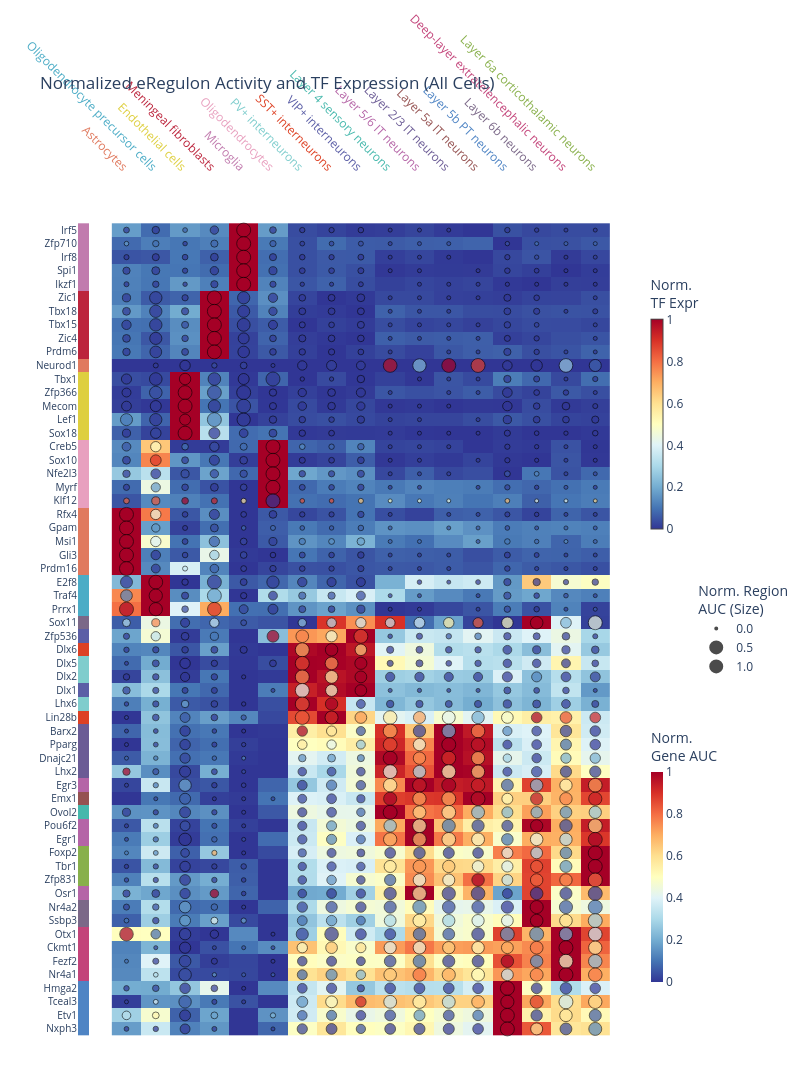
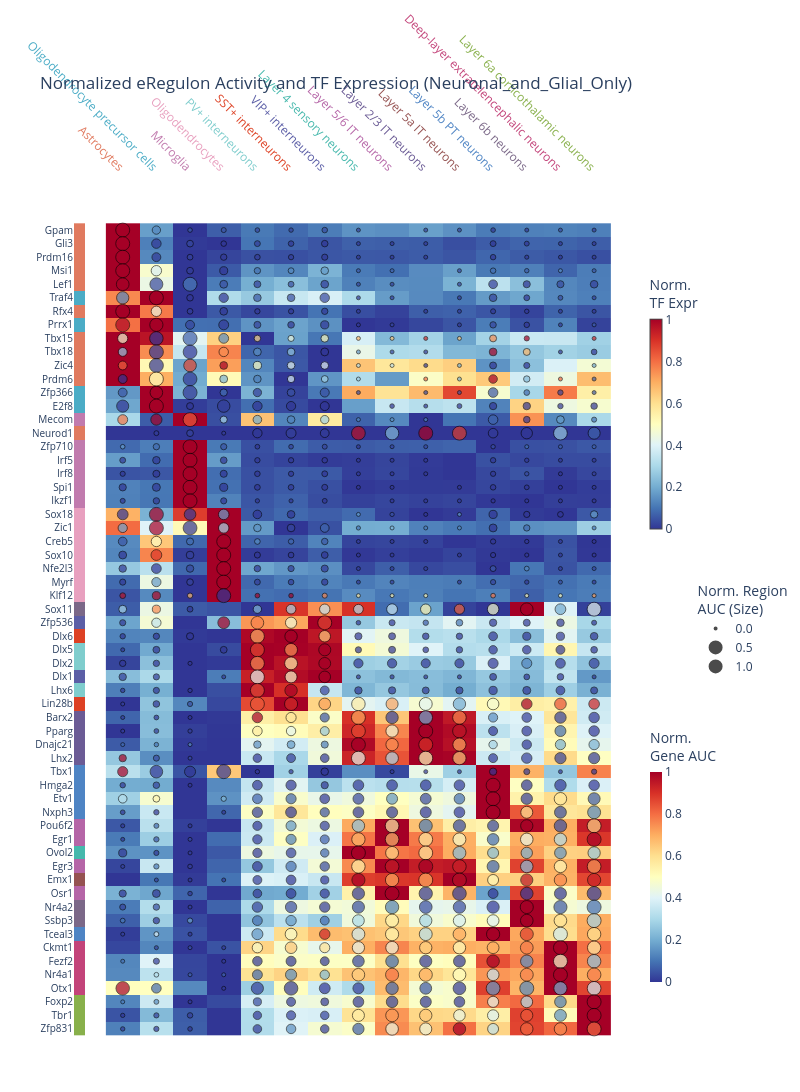

The code cell stored with these charts, in order, in its notebook:
### Code cell
###### PLOTLY v2

import plotly.graph_objects as go
import plotly.subplots as sp
import pandas as pd
import numpy as np
import pickle
from scipy.cluster.hierarchy import linkage, leaves_list

# ── 1. Color Map ──────────────────────────────────────────────────────────
atac_new_order = [
    'Layer 2/3 IT neurons', 'Layer 4 sensory neurons', 'Layer 5a IT neurons', 
    'Layer 5b PT neurons', 'Layer 5/6 IT neurons', 'Layer 6a corticothalamic neurons', 
    'Layer 6b neurons', 'Deep-layer extratelencephalic neurons', 'Corticospinal neurons Type I',
    'Corticospinal neurons Type II', 'PV+ interneurons', 'SST+ interneurons', 
    'VIP+ interneurons', 'Astrocytes', 'Oligodendrocyte precursor cells', 
    'Oligodendrocytes', 'Perineuronal oligodendrocytes', 'Myelinating oligodendrocytes', 
    'Microglia', 'Endothelial cells', 'Leptomeningeal cells', 'Meningeal fibroblasts'
]
hex_colors = [
    '#6B5B95', '#45B8AC', '#955251', '#4E84C4', '#B565A7', '#88B04B', '#7B6888', '#C3447A',
    '#009B77', '#EFC050', '#7FCDCD', '#DD4124', '#5B5EA6', '#E07A5F', '#4BACC6', '#E8A0BF',
    '#ea8a33', '#9B2335', '#C17BAE', '#DECF3F', '#789262', '#BC243C'
]
ataccolors = dict(zip(atac_new_order, hex_colors))

# ── 2. Data Loading ────────────────────────────────────────────────────────
# with open("/Users/cnbr/Downloads/Seurat_scATAC-seq/scenicplus_output/scenicplus/scplus_obj_geno_with_auc_june_final_REPAIRED.pkl", "rb") as f:
#     scplus_obj = pickle.load(f)
# with open("/Users/cnbr/Downloads/Seurat_scATAC-seq/scenicplus_output/scenicplus/checkpoint_with_auc_june_final_REPAIRED.pkl", "rb") as f:
#     ckpt = pickle.load(f)
    
tf_assign = ckpt["tf_assignment"]
auc_gene = scplus_obj.uns["eRegulon_AUC_multi_spec"]["Gene_based"].copy()
auc_reg  = scplus_obj.uns["eRegulon_AUC_multi_spec"]["Region_based"].copy()
expr_raw = scplus_obj.to_df("EXP").copy()
expr_raw.columns = expr_raw.columns.astype(str).str.capitalize()
meta = scplus_obj.metadata_cell[["cell_type"]].copy()

def safe_mean_groupby(raw_matrix, metadata):
    common = list(set(raw_matrix.index) & set(metadata.index))
    if not common: return pd.DataFrame()
    sub_mat = raw_matrix.loc[common].copy()
    sub_mat["_ct_"] = metadata.loc[common, "cell_type"]
    return sub_mat.groupby("_ct_").mean().T

gene_mean = safe_mean_groupby(auc_gene, meta)
reg_mean  = safe_mean_groupby(auc_reg, meta)
expr_mean = safe_mean_groupby(expr_raw, meta)

# ── 3. Plotting Function ───────────────────────────────────────────────────
def generate_plot(exclude_celltypes, filename_suffix):
    valid_cells = sorted([c for c in gene_mean.columns if c in reg_mean.columns and c in expr_mean.columns and c not in exclude_celltypes])
    
    final_sigs, final_tfs = [], []
    seen_tfs = set()
    
    # First Pass: gather signatures and TFs
    for sig, tf_val in tf_assign.items():
        tf = tf_val.split()[0].capitalize()
        if tf in seen_tfs: continue
        if sig in gene_mean.index and sig in reg_mean.index and tf in expr_mean.index:
            final_sigs.append(sig)
            final_tfs.append(tf)
            seen_tfs.add(tf)

    g_sub = gene_mean.loc[final_sigs, valid_cells].values.astype(float)
    r_sub = reg_mean.loc[final_sigs, valid_cells].values.astype(float)
    e_sub = expr_mean.loc[final_tfs, valid_cells].values.astype(float)

    # Second Pass: Dynamically assign color based on max Gene AUC across all valid cells
    final_ct_colors = []
    for i in range(len(final_tfs)):
        max_ct_idx = np.argmax(g_sub[i, :])
        max_ct_name = valid_cells[max_ct_idx]
        final_ct_colors.append(ataccolors.get(max_ct_name, "#999999"))

    # 3. Min-Max Normalization per row [0, 1]
    def abs_norm(m):
        m = np.nan_to_num(m, nan=0.0)
        mins = np.nanmin(m, axis=1, keepdims=True)
        maxs = np.nanmax(m, axis=1, keepdims=True)
        rng = maxs - mins
        rng[rng == 0] = 1e-9 
        return (m - mins) / rng

    g_n, r_n, e_n = abs_norm(g_sub), abs_norm(r_sub), abs_norm(e_sub)

    # 4. Hierarchical Clustering
    if len(final_sigs) > 2:
        Z_rows = linkage(g_n, method='ward')
        r_ord = leaves_list(Z_rows)
        final_sigs = [final_sigs[i] for i in r_ord]
        final_tfs = [final_tfs[i] for i in r_ord]
        final_ct_colors = [final_ct_colors[i] for i in r_ord]
        g_n, r_n, e_n = g_n[r_ord, :], r_n[r_ord, :], e_n[r_ord, :]

    if len(valid_cells) > 2:
        Z_cols = linkage(g_n.T, method='ward')
        c_ord = leaves_list(Z_cols)
        valid_cells = [valid_cells[i] for i in c_ord]
        g_n, r_n, e_n = g_n[:, c_ord], r_n[:, c_ord], e_n[:, c_ord]

    # 5. Construct Coordinates
    x_s, y_s, c_e, s_r = [], [], [], []
    
    # We will use relative scale mapping instead of absolute pixels for PDF stability
    # The max value will represent the max area.
    for i in range(len(final_tfs)):
        for j in range(len(valid_cells)):
            x_s.append(valid_cells[j])
            y_s.append(final_tfs[i])
            c_e.append(e_n[i, j])
            s_r.append(r_n[i, j]) # Keep it exactly [0, 1]

    # ── Plotly Construction ────────────────────────────────────────────────
    fig = sp.make_subplots(
        rows=1, cols=2, 
        column_widths=[0.02, 0.98],
        horizontal_spacing=0.005,
        shared_yaxes=True
    )

    # A. Left Color Bar (Max Activity Origin)
    color_bar_z = [[i] for i in range(len(final_tfs))]
    color_scale_discrete = [[i/(max(1, len(final_tfs)-1)), c] for i, c in enumerate(final_ct_colors)]
    
    fig.add_trace(go.Heatmap(
        z=color_bar_z,
        x=[""], y=final_tfs,
        colorscale=color_scale_discrete,
        showscale=False,
        hoverinfo="skip"
    ), row=1, col=1)

    # B. Background Heatmap (Gene AUC)
    fig.add_trace(go.Heatmap(
        z=g_n,
        x=valid_cells, y=final_tfs,
        colorscale="RdYlBu_r",
        colorbar=dict(title="Norm.<br>Gene AUC", x=1.02, y=0.25, len=0.3, thickness=12),
        hovertext=[[f"Cell: {x}<br>TF: {y}<br>Gene AUC: {z:.2f}" for x, z in zip(valid_cells, row)] for y, row in zip(final_tfs, g_n)],
        hoverinfo="text",
        zmin=0, zmax=1
    ), row=1, col=2)

    # Calculate optimal sizeref based on the maximum value (which is 1.0)
    # The sizeref calculation formula ensures the maximum dot diameter will be exactly 0.9 * the grid cell spacing
    # meaning dots will be max 90% of the cell size and never touch the edges.
    max_size = 1.0
    desired_max_diameter_px = 14
    sizeref = 2. * max_size / (desired_max_diameter_px ** 2)

    # C. Overlay Scatter (TF Expression & Region AUC)
    fig.add_trace(go.Scatter(
        x=x_s, y=y_s, 
        mode="markers",
        marker=dict(
            size=s_r,
            sizemode="area", # use area sizing
            sizeref=sizeref, # Apply calculated sizeref
            sizemin=2, # Minimum 2px so zeros are still tiny dots
            color=c_e,
            colorscale="RdYlBu_r",
            colorbar=dict(title="Norm.<br>TF Expr", x=1.02, y=0.75, len=0.3, thickness=12),
            line=dict(color="black", width=0.8),
            cmin=0, cmax=1
        ),
        hovertext=[f"Cell: {x}<br>TF: {y}<br>Expr: {e:.2f}<br>Reg AUC: {s:.2f}" 
                   for x, y, e, s in zip(x_s, y_s, c_e, s_r)],
        hoverinfo="text",
        showlegend=False,
        cliponaxis=False # Prevents vector clipping issues
    ), row=1, col=2)

    # D. Fake traces for Size Legend (Region AUC)
    legend_sizes = [0.0, 0.5, 1.0]
    for val in legend_sizes:
        fig.add_trace(go.Scatter(
            x=[None], y=[None], mode="markers",
            marker=dict(
                size=[val], 
                sizemode="area", 
                sizeref=sizeref, 
                sizemin=2,
                color="black", 
                line=dict(color="black", width=1)
            ),
            name=f"{val}",
            legendgroup="size",
            showlegend=True
        ), row=1, col=2)

    # Layout tuning
    fig.update_layout(
        title=f"Normalized eRegulon Activity and TF Expression ({filename_suffix})",
        height=max(600, len(final_tfs) * 16 + 150),
        width=max(800, len(valid_cells) * 35 + 200),
        plot_bgcolor="white",
        margin=dict(l=10, r=120, t=100, b=10),
        legend=dict(
            title="Norm. Region<br>AUC (Size)",
            x=1.12, y=0.5, xanchor="left", yanchor="middle",
            bgcolor="rgba(255,255,255,0.8)",
            itemsizing='constant' # Prevent legend markers from shrinking weirdly
        )
    )
    
    # Update axes to include a thin white grid line between columns
    fig.update_xaxes(showticklabels=False, row=1, col=1)
    fig.update_xaxes(
        tickangle=45, side="top", 
        showgrid=True, gridcolor="white", gridwidth=0.5, # Gridlines added here
        row=1, col=2
    )
    fig.update_yaxes(
        autorange="reversed", 
        showgrid=True, gridcolor="white", gridwidth=0.5, # Gridlines added here
        tickfont=dict(size=10)
    )

    # Format cell type x-axis labels with colors
    colored_x_labels = []
    for ct in valid_cells:
        hex_col = ataccolors.get(ct, "#000000")
        colored_x_labels.append(f"<span style='color:{hex_col}'>{ct}</span>")
    
    # Overwrite the tick labels with the colored ones
    fig.update_xaxes(ticktext=colored_x_labels, tickvals=valid_cells, row=1, col=2)

    fig.show()
    # Save as both PDF and PNG per your request
    fig.write_image(f"ereg_activity_{filename_suffix.replace(' ', '_')}.pdf")
    fig.write_image(f"ereg_activity_{filename_suffix.replace(' ', '_')}.png")

# ── 5. Execute ─────────────────────────────────────────────────────────────
print("Generating 'All Cells' version...")
generate_plot(exclude_celltypes=[], filename_suffix="All Cells")

print("Generating 'Glia and Neurons Only' version...")
generate_plot(
    exclude_celltypes=['Endothelial cells', 'Meningeal fibroblasts', 'Leptomeningeal cells'], 
    filename_suffix="Neuronal_and_Glial_Only"
)

### Figure 1 — Plotly figure (JSON) as saved in the notebook; plotly's stock layout.template omitted (floating-point values rounded to 4 significant figures; data arrays with more than 128 entries replaced by an {"elided": "..."} marker saying what was removed)
{"data": [{"colorscale": [[0, "#C17BAE"], [0.01695, "#C17BAE"], [0.0339, "#C17BAE"], [0.05085, "#C17BAE"], [0.0678, "#C17BAE"], [0.08475, "#BC243C"], [0.1017, "#BC243C"], [0.1186, "#BC243C"], [0.1356, "#BC243C"], [0.1525, "#BC243C"], [0.1695, "#E07A5F"], [0.1864, "#DECF3F"], [0.2034, "#DECF3F"], [0.2203, "#DECF3F"], [0.2373, "#DECF3F"], [0.2542, "#DECF3F"], [0.2712, "#E8A0BF"], [0.2881, "#E8A0BF"], [0.3051, "#E8A0BF"], [0.322, "#E8A0BF"], [0.339, "#E8A0BF"], [0.3559, "#E07A5F"], [0.3729, "#E07A5F"], [0.3898, "#E07A5F"], [0.4068, "#E07A5F"], [0.4237, "#E07A5F"], [0.4407, "#4BACC6"], [0.4576, "#4BACC6"], [0.4746, "#4BACC6"], [0.4915, "#7B6888"], [0.5085, "#5B5EA6"], [0.5254, "#DD4124"], [0.5424, "#7FCDCD"], [0.5593, "#7FCDCD"], [0.5763, "#5B5EA6"], [0.5932, "#7FCDCD"], [0.6102, "#DD4124"], [0.6271, "#6B5B95"], [0.6441, "#6B5B95"], [0.661, "#6B5B95"], [0.678, "#6B5B95"], [0.6949, "#B565A7"], [0.7119, "#955251"], [0.7288, "#45B8AC"], [0.7458, "#B565A7"], [0.7627, "#B565A7"], [0.7797, "#88B04B"], [0.7966, "#88B04B"], [0.8136, "#88B04B"], [0.8305, "#B565A7"], [0.8475, "#7B6888"], [0.8644, "#7B6888"], [0.8814, "#C3447A"], [0.8983, "#C3447A"], [0.9153, "#C3447A"], [0.9322, "#C3447A"], [0.9492, "#4E84C4"], [0.9661, "#4E84C4"], [0.9831, "#4E84C4"], [1, "#4E84C4"]], "hoverinfo": "skip", "showscale": false, "type": "heatmap", "x": [""], "xaxis": "x", "y": ["Irf5", "Zfp710", "Irf8", "Spi1", "Ikzf1", "Zic1", "Tbx18", "Tbx15", "Zic4", "Prdm6", "Neurod1", "Tbx1", "Zfp366", "Mecom", "Lef1", "Sox18", "Creb5", "Sox10", "Nfe2l3", "Myrf", "Klf12", "Rfx4", "Gpam", "Msi1", "Gli3", "Prdm16", "E2f8", "Traf4", "Prrx1", "Sox11", "Zfp536", "Dlx6", "Dlx5", "Dlx2", "Dlx1", "Lhx6", "Lin28b", "Barx2", "Pparg", "Dnajc21", "Lhx2", "Egr3", "Emx1", "Ovol2", "Pou6f2", "Egr1", "Foxp2", "Tbr1", "Zfp831", "Osr1", "Nr4a2", "Ssbp3", "Otx1", "Ckmt1", "Fezf2", "Nr4a1", "Hmga2", "Tceal3", "Etv1", "Nxph3"], "yaxis": "y", "z": [[0], [1], [2], [3], [4], [5], [6], [7], [8], [9], [10], [11], [12], [13], [14], [15], [16], [17], [18], [19], [20], [21], [22], [23], [24], [25], [26], [27], [28], [29], [30], [31], [32], [33], [34], [35], [36], [37], [38], [39], [40], [41], [42], [43], [44], [45], [46], [47], [48], [49], [50], [51], [52], [53], [54], [55], [56], [57], [58], [59]]}, {"colorbar": {"len": 0.3, "thickness": 12, "title": {"text": "Norm.<br>Gene AUC"}, "x": 1.02, "y": 0.25}, "colorscale": [[0, "rgb(49,54,149)"], [0.1, "rgb(69,117,180)"], [0.2, "rgb(116,173,209)"], [0.3, "rgb(171,217,233)"], [0.4, "rgb(224,243,248)"], [0.5, "rgb(255,255,191)"], [0.6, "rgb(254,224,144)"], [0.7, "rgb(253,174,97)"], [0.8, "rgb(244,109,67)"], [0.9, "rgb(215,48,39)"], [1, "rgb(165,0,38)"]], "hoverinfo": "text", "hovertext": {"elided": "60x17 str values"}, "type": "heatmap", "x": ["Astrocytes", "Oligodendrocyte precursor cells", "Endothelial cells", "Meningeal fibroblasts", "Microglia", "Oligodendrocytes", "PV+ interneurons", "SST+ interneurons", "VIP+ interneurons", "Layer 4 sensory neurons", "Layer 5/6 IT neurons", "Layer 2/3 IT neurons", "Layer 5a IT neurons", "Layer 5b PT neurons", "Layer 6b neurons", "Deep-layer extratelencephalic neurons", "Layer 6a corticothalamic neurons"], "xaxis": "x2", "y": ["Irf5", "Zfp710", "Irf8", "Spi1", "Ikzf1", "Zic1", "Tbx18", "Tbx15", "Zic4", "Prdm6", "Neurod1", "Tbx1", "Zfp366", "Mecom", "Lef1", "Sox18", "Creb5", "Sox10", "Nfe2l3", "Myrf", "Klf12", "Rfx4", "Gpam", "Msi1", "Gli3", "Prdm16", "E2f8", "Traf4", "Prrx1", "Sox11", "Zfp536", "Dlx6", "Dlx5", "Dlx2", "Dlx1", "Lhx6", "Lin28b", "Barx2", "Pparg", "Dnajc21", "Lhx2", "Egr3", "Emx1", "Ovol2", "Pou6f2", "Egr1", "Foxp2", "Tbr1", "Zfp831", "Osr1", "Nr4a2", "Ssbp3", "Otx1", "Ckmt1", "Fezf2", "Nr4a1", "Hmga2", "Tceal3", "Etv1", "Nxph3"], "yaxis": "y2", "z": {"elided": "60x17 float values"}, "zmax": 1, "zmin": 0}, {"cliponaxis": false, "hoverinfo": "text", "hovertext": {"elided": "1020 str values"}, "marker": {"cmax": 1, "cmin": 0, "color": {"elided": "1020 float values"}, "colorbar": {"len": 0.3, "thickness": 12, "title": {"text": "Norm.<br>TF Expr"}, "x": 1.02, "y": 0.75}, "colorscale": [[0, "rgb(49,54,149)"], [0.1, "rgb(69,117,180)"], [0.2, "rgb(116,173,209)"], [0.3, "rgb(171,217,233)"], [0.4, "rgb(224,243,248)"], [0.5, "rgb(255,255,191)"], [0.6, "rgb(254,224,144)"], [0.7, "rgb(253,174,97)"], [0.8, "rgb(244,109,67)"], [0.9, "rgb(215,48,39)"], [1, "rgb(165,0,38)"]], "line": {"color": "black", "width": 0.8}, "size": {"elided": "1020 float values"}, "sizemin": 2, "sizemode": "area", "sizeref": 0.0102}, "mode": "markers", "showlegend": false, "type": "scatter", "x": {"elided": "1020 str values"}, "xaxis": "x2", "y": {"elided": "1020 str values"}, "yaxis": "y2"}, {"legendgroup": "size", "marker": {"color": "black", "line": {"color": "black", "width": 1}, "size": [0], "sizemin": 2, "sizemode": "area", "sizeref": 0.0102}, "mode": "markers", "name": "0.0", "showlegend": true, "type": "scatter", "x": [null], "xaxis": "x2", "y": [null], "yaxis": "y2"}, {"legendgroup": "size", "marker": {"color": "black", "line": {"color": "black", "width": 1}, "size": [0.5], "sizemin": 2, "sizemode": "area", "sizeref": 0.0102}, "mode": "markers", "name": "0.5", "showlegend": true, "type": "scatter", "x": [null], "xaxis": "x2", "y": [null], "yaxis": "y2"}, {"legendgroup": "size", "marker": {"color": "black", "line": {"color": "black", "width": 1}, "size": [1], "sizemin": 2, "sizemode": "area", "sizeref": 0.0102}, "mode": "markers", "name": "1.0", "showlegend": true, "type": "scatter", "x": [null], "xaxis": "x2", "y": [null], "yaxis": "y2"}], "layout": {"height": 1110, "legend": {"bgcolor": "rgba(255,255,255,0.8)", "itemsizing": "constant", "title": {"text": "Norm. Region<br>AUC (Size)"}, "x": 1.12, "xanchor": "left", "y": 0.5, "yanchor": "middle"}, "margin": {"b": 10, "l": 10, "r": 120, "t": 100}, "plot_bgcolor": "white", "title": {"text": "Normalized eRegulon Activity and TF Expression (All Cells)"}, "width": 800, "xaxis": {"anchor": "y", "domain": [0, 0.0199], "showticklabels": false}, "xaxis2": {"anchor": "y2", "domain": [0.0249, 1], "gridcolor": "white", "gridwidth": 0.5, "showgrid": true, "side": "top", "tickangle": 45, "ticktext": ["<span style='color:#E07A5F'>Astrocytes</span>", "<span style='color:#4BACC6'>Oligodendrocyte precursor cells</span>", "<span style='color:#DECF3F'>Endothelial cells</span>", "<span style='color:#BC243C'>Meningeal fibroblasts</span>", "<span style='color:#C17BAE'>Microglia</span>", "<span style='color:#E8A0BF'>Oligodendrocytes</span>", "<span style='color:#7FCDCD'>PV+ interneurons</span>", "<span style='color:#DD4124'>SST+ interneurons</span>", "<span style='color:#5B5EA6'>VIP+ interneurons</span>", "<span style='color:#45B8AC'>Layer 4 sensory neurons</span>", "<span style='color:#B565A7'>Layer 5/6 IT neurons</span>", "<span style='color:#6B5B95'>Layer 2/3 IT neurons</span>", "<span style='color:#955251'>Layer 5a IT neurons</span>", "<span style='color:#4E84C4'>Layer 5b PT neurons</span>", "<span style='color:#7B6888'>Layer 6b neurons</span>", "<span style='color:#C3447A'>Deep-layer extratelencephalic neurons</span>", "<span style='color:#88B04B'>Layer 6a corticothalamic neurons</span>"], "tickvals": ["Astrocytes", "Oligodendrocyte precursor cells", "Endothelial cells", "Meningeal fibroblasts", "Microglia", "Oligodendrocytes", "PV+ interneurons", "SST+ interneurons", "VIP+ interneurons", "Layer 4 sensory neurons", "Layer 5/6 IT neurons", "Layer 2/3 IT neurons", "Layer 5a IT neurons", "Layer 5b PT neurons", "Layer 6b neurons", "Deep-layer extratelencephalic neurons", "Layer 6a corticothalamic neurons"]}, "yaxis": {"anchor": "x", "autorange": "reversed", "domain": [0, 1], "gridcolor": "white", "gridwidth": 0.5, "showgrid": true, "tickfont": {"size": 10}}, "yaxis2": {"anchor": "x2", "autorange": "reversed", "domain": [0, 1], "gridcolor": "white", "gridwidth": 0.5, "matches": "y", "showgrid": true, "showticklabels": false, "tickfont": {"size": 10}}}}

### Figure 2 — Plotly figure (JSON) as saved in the notebook; plotly's stock layout.template omitted (floating-point values rounded to 4 significant figures; data arrays with more than 128 entries replaced by an {"elided": "..."} marker saying what was removed)
{"data": [{"colorscale": [[0, "#E07A5F"], [0.01695, "#E07A5F"], [0.0339, "#E07A5F"], [0.05085, "#E07A5F"], [0.0678, "#E07A5F"], [0.08475, "#4BACC6"], [0.1017, "#E07A5F"], [0.1186, "#4BACC6"], [0.1356, "#E07A5F"], [0.1525, "#E07A5F"], [0.1695, "#E07A5F"], [0.1864, "#E07A5F"], [0.2034, "#4BACC6"], [0.2203, "#4BACC6"], [0.2373, "#C17BAE"], [0.2542, "#E07A5F"], [0.2712, "#C17BAE"], [0.2881, "#C17BAE"], [0.3051, "#C17BAE"], [0.322, "#C17BAE"], [0.339, "#C17BAE"], [0.3559, "#E8A0BF"], [0.3729, "#E8A0BF"], [0.3898, "#E8A0BF"], [0.4068, "#E8A0BF"], [0.4237, "#E8A0BF"], [0.4407, "#E8A0BF"], [0.4576, "#E8A0BF"], [0.4746, "#7B6888"], [0.4915, "#5B5EA6"], [0.5085, "#DD4124"], [0.5254, "#7FCDCD"], [0.5424, "#7FCDCD"], [0.5593, "#5B5EA6"], [0.5763, "#7FCDCD"], [0.5932, "#DD4124"], [0.6102, "#6B5B95"], [0.6271, "#6B5B95"], [0.6441, "#6B5B95"], [0.661, "#6B5B95"], [0.678, "#4E84C4"], [0.6949, "#4E84C4"], [0.7119, "#4E84C4"], [0.7288, "#4E84C4"], [0.7458, "#B565A7"], [0.7627, "#B565A7"], [0.7797, "#45B8AC"], [0.7966, "#B565A7"], [0.8136, "#955251"], [0.8305, "#B565A7"], [0.8475, "#7B6888"], [0.8644, "#7B6888"], [0.8814, "#4E84C4"], [0.8983, "#C3447A"], [0.9153, "#C3447A"], [0.9322, "#C3447A"], [0.9492, "#C3447A"], [0.9661, "#88B04B"], [0.9831, "#88B04B"], [1, "#88B04B"]], "hoverinfo": "skip", "showscale": false, "type": "heatmap", "x": [""], "xaxis": "x", "y": ["Gpam", "Gli3", "Prdm16", "Msi1", "Lef1", "Traf4", "Rfx4", "Prrx1", "Tbx15", "Tbx18", "Zic4", "Prdm6", "Zfp366", "E2f8", "Mecom", "Neurod1", "Zfp710", "Irf5", "Irf8", "Spi1", "Ikzf1", "Sox18", "Zic1", "Creb5", "Sox10", "Nfe2l3", "Myrf", "Klf12", "Sox11", "Zfp536", "Dlx6", "Dlx5", "Dlx2", "Dlx1", "Lhx6", "Lin28b", "Barx2", "Pparg", "Dnajc21", "Lhx2", "Tbx1", "Hmga2", "Etv1", "Nxph3", "Pou6f2", "Egr1", "Ovol2", "Egr3", "Emx1", "Osr1", "Nr4a2", "Ssbp3", "Tceal3", "Ckmt1", "Fezf2", "Nr4a1", "Otx1", "Foxp2", "Tbr1", "Zfp831"], "yaxis": "y", "z": [[0], [1], [2], [3], [4], [5], [6], [7], [8], [9], [10], [11], [12], [13], [14], [15], [16], [17], [18], [19], [20], [21], [22], [23], [24], [25], [26], [27], [28], [29], [30], [31], [32], [33], [34], [35], [36], [37], [38], [39], [40], [41], [42], [43], [44], [45], [46], [47], [48], [49], [50], [51], [52], [53], [54], [55], [56], [57], [58], [59]]}, {"colorbar": {"len": 0.3, "thickness": 12, "title": {"text": "Norm.<br>Gene AUC"}, "x": 1.02, "y": 0.25}, "colorscale": [[0, "rgb(49,54,149)"], [0.1, "rgb(69,117,180)"], [0.2, "rgb(116,173,209)"], [0.3, "rgb(171,217,233)"], [0.4, "rgb(224,243,248)"], [0.5, "rgb(255,255,191)"], [0.6, "rgb(254,224,144)"], [0.7, "rgb(253,174,97)"], [0.8, "rgb(244,109,67)"], [0.9, "rgb(215,48,39)"], [1, "rgb(165,0,38)"]], "hoverinfo": "text", "hovertext": {"elided": "60x15 str values"}, "type": "heatmap", "x": ["Astrocytes", "Oligodendrocyte precursor cells", "Microglia", "Oligodendrocytes", "PV+ interneurons", "SST+ interneurons", "VIP+ interneurons", "Layer 4 sensory neurons", "Layer 5/6 IT neurons", "Layer 2/3 IT neurons", "Layer 5a IT neurons", "Layer 5b PT neurons", "Layer 6b neurons", "Deep-layer extratelencephalic neurons", "Layer 6a corticothalamic neurons"], "xaxis": "x2", "y": ["Gpam", "Gli3", "Prdm16", "Msi1", "Lef1", "Traf4", "Rfx4", "Prrx1", "Tbx15", "Tbx18", "Zic4", "Prdm6", "Zfp366", "E2f8", "Mecom", "Neurod1", "Zfp710", "Irf5", "Irf8", "Spi1", "Ikzf1", "Sox18", "Zic1", "Creb5", "Sox10", "Nfe2l3", "Myrf", "Klf12", "Sox11", "Zfp536", "Dlx6", "Dlx5", "Dlx2", "Dlx1", "Lhx6", "Lin28b", "Barx2", "Pparg", "Dnajc21", "Lhx2", "Tbx1", "Hmga2", "Etv1", "Nxph3", "Pou6f2", "Egr1", "Ovol2", "Egr3", "Emx1", "Osr1", "Nr4a2", "Ssbp3", "Tceal3", "Ckmt1", "Fezf2", "Nr4a1", "Otx1", "Foxp2", "Tbr1", "Zfp831"], "yaxis": "y2", "z": {"elided": "60x15 float values"}, "zmax": 1, "zmin": 0}, {"cliponaxis": false, "hoverinfo": "text", "hovertext": {"elided": "900 str values"}, "marker": {"cmax": 1, "cmin": 0, "color": {"elided": "900 float values"}, "colorbar": {"len": 0.3, "thickness": 12, "title": {"text": "Norm.<br>TF Expr"}, "x": 1.02, "y": 0.75}, "colorscale": [[0, "rgb(49,54,149)"], [0.1, "rgb(69,117,180)"], [0.2, "rgb(116,173,209)"], [0.3, "rgb(171,217,233)"], [0.4, "rgb(224,243,248)"], [0.5, "rgb(255,255,191)"], [0.6, "rgb(254,224,144)"], [0.7, "rgb(253,174,97)"], [0.8, "rgb(244,109,67)"], [0.9, "rgb(215,48,39)"], [1, "rgb(165,0,38)"]], "line": {"color": "black", "width": 0.8}, "size": {"elided": "900 float values"}, "sizemin": 2, "sizemode": "area", "sizeref": 0.0102}, "mode": "markers", "showlegend": false, "type": "scatter", "x": {"elided": "900 str values"}, "xaxis": "x2", "y": {"elided": "900 str values"}, "yaxis": "y2"}, {"legendgroup": "size", "marker": {"color": "black", "line": {"color": "black", "width": 1}, "size": [0], "sizemin": 2, "sizemode": "area", "sizeref": 0.0102}, "mode": "markers", "name": "0.0", "showlegend": true, "type": "scatter", "x": [null], "xaxis": "x2", "y": [null], "yaxis": "y2"}, {"legendgroup": "size", "marker": {"color": "black", "line": {"color": "black", "width": 1}, "size": [0.5], "sizemin": 2, "sizemode": "area", "sizeref": 0.0102}, "mode": "markers", "name": "0.5", "showlegend": true, "type": "scatter", "x": [null], "xaxis": "x2", "y": [null], "yaxis": "y2"}, {"legendgroup": "size", "marker": {"color": "black", "line": {"color": "black", "width": 1}, "size": [1], "sizemin": 2, "sizemode": "area", "sizeref": 0.0102}, "mode": "markers", "name": "1.0", "showlegend": true, "type": "scatter", "x": [null], "xaxis": "x2", "y": [null], "yaxis": "y2"}], "layout": {"height": 1110, "legend": {"bgcolor": "rgba(255,255,255,0.8)", "itemsizing": "constant", "title": {"text": "Norm. Region<br>AUC (Size)"}, "x": 1.12, "xanchor": "left", "y": 0.5, "yanchor": "middle"}, "margin": {"b": 10, "l": 10, "r": 120, "t": 100}, "plot_bgcolor": "white", "title": {"text": "Normalized eRegulon Activity and TF Expression (Neuronal_and_Glial_Only)"}, "width": 800, "xaxis": {"anchor": "y", "domain": [0, 0.0199], "showticklabels": false}, "xaxis2": {"anchor": "y2", "domain": [0.0249, 1], "gridcolor": "white", "gridwidth": 0.5, "showgrid": true, "side": "top", "tickangle": 45, "ticktext": ["<span style='color:#E07A5F'>Astrocytes</span>", "<span style='color:#4BACC6'>Oligodendrocyte precursor cells</span>", "<span style='color:#C17BAE'>Microglia</span>", "<span style='color:#E8A0BF'>Oligodendrocytes</span>", "<span style='color:#7FCDCD'>PV+ interneurons</span>", "<span style='color:#DD4124'>SST+ interneurons</span>", "<span style='color:#5B5EA6'>VIP+ interneurons</span>", "<span style='color:#45B8AC'>Layer 4 sensory neurons</span>", "<span style='color:#B565A7'>Layer 5/6 IT neurons</span>", "<span style='color:#6B5B95'>Layer 2/3 IT neurons</span>", "<span style='color:#955251'>Layer 5a IT neurons</span>", "<span style='color:#4E84C4'>Layer 5b PT neurons</span>", "<span style='color:#7B6888'>Layer 6b neurons</span>", "<span style='color:#C3447A'>Deep-layer extratelencephalic neurons</span>", "<span style='color:#88B04B'>Layer 6a corticothalamic neurons</span>"], "tickvals": ["Astrocytes", "Oligodendrocyte precursor cells", "Microglia", "Oligodendrocytes", "PV+ interneurons", "SST+ interneurons", "VIP+ interneurons", "Layer 4 sensory neurons", "Layer 5/6 IT neurons", "Layer 2/3 IT neurons", "Layer 5a IT neurons", "Layer 5b PT neurons", "Layer 6b neurons", "Deep-layer extratelencephalic neurons", "Layer 6a corticothalamic neurons"]}, "yaxis": {"anchor": "x", "autorange": "reversed", "domain": [0, 1], "gridcolor": "white", "gridwidth": 0.5, "showgrid": true, "tickfont": {"size": 10}}, "yaxis2": {"anchor": "x2", "autorange": "reversed", "domain": [0, 1], "gridcolor": "white", "gridwidth": 0.5, "matches": "y", "showgrid": true, "showticklabels": false, "tickfont": {"size": 10}}}}
